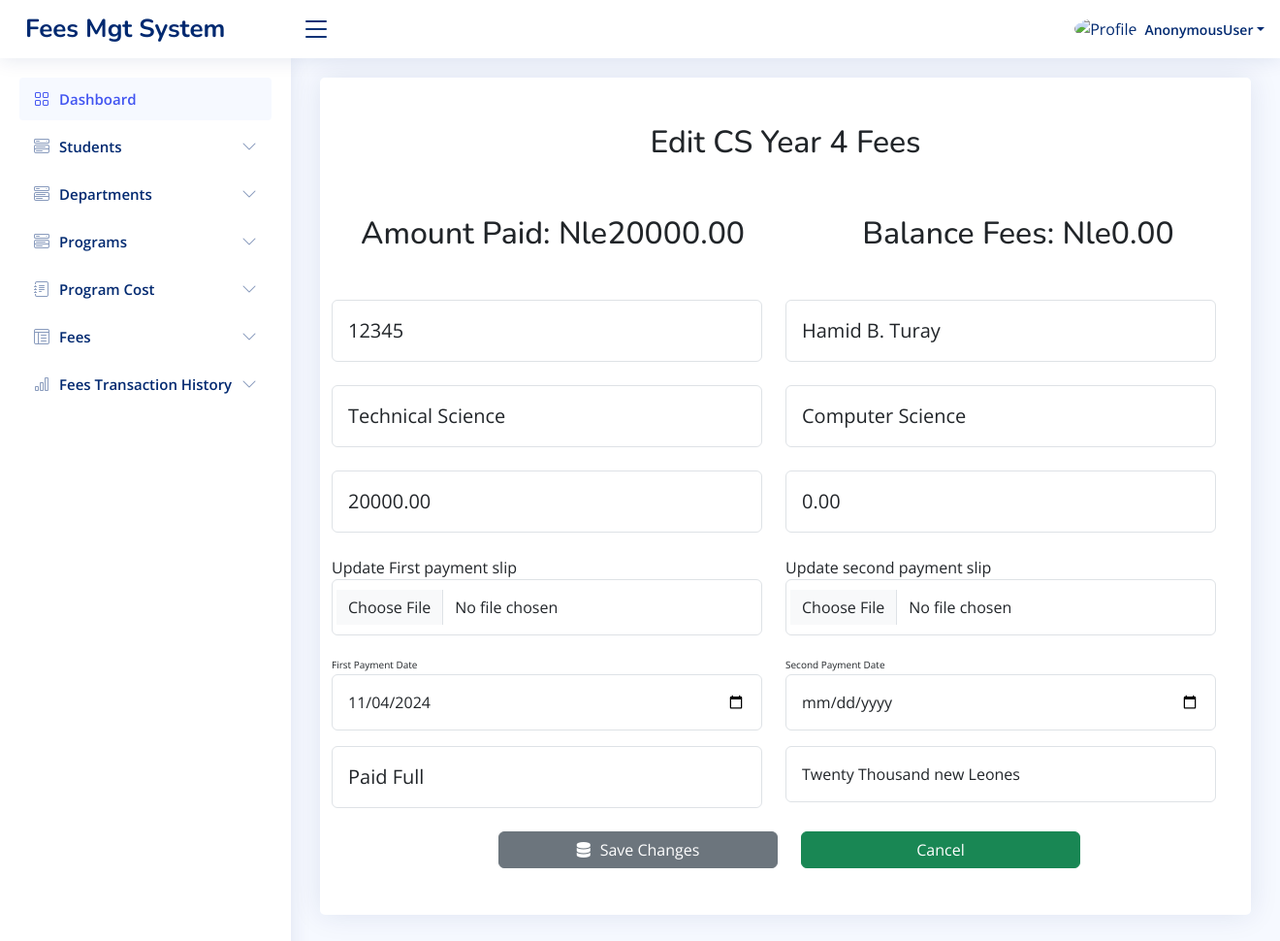
/cs_fees4/2/, run on the app's committed database.
### app/models.py (models this page shows, shortened)
class CS_Fees4(models.Model):
    student_name = models.CharField(max_length=100)
    id_number = models.CharField(max_length=20)
    program = models.ForeignKey(Programs, on_delete=models.CASCADE, related_name='cs_fees4_programs')  # Added related_name to avoid clash
    program_details = models.ForeignKey(Programs, on_delete=models.CASCADE, related_name='cs_fees4_program_details', null=True, blank=True)  # Updated related_name
    department = models.ForeignKey(Department, on_delete=models.CASCADE, related_name='cs_fees4_departments')  # Added related_name to avoid clash
    sum_of = models.CharField(max_length=200)
    paid_for = models.CharField(max_length=200, default='Tuition Fees')
    check_no = models.BigIntegerField(null=True, blank=True)
    receipt_no = models.CharField(max_length=20, unique=True, blank=True)
    amount_paid = models.DecimalField(max_digits=10, decimal_places=2)
    level = models.CharField(max_length=20, choices=LEVEL1)
    payment_date = models.DateField(null=True)
    second_payment_date = models.DateField(null=True, blank=True)
    cost_of_program = models.ForeignKey(CS_Cost4, on_delete=models.CASCADE, related_name='cs_fees4_cost_of_program_payments')  # Updated related_name
    paid_fees = models.DecimalField(max_digits=10, decimal_places=2, default=0.00)
    payment_slip = models.FileField(upload_to='payment_slips/', blank=True, null=True)
    second_payment_slip = models.FileField(upload_to='payment_slips/', blank=True, null=True)
    payment_status = models.CharField(max_length=20, choices=[
        ('Paid Full', 'Paid Full'),
        ('Incomplete Fees', 'Incomplete Fees'),
    ])
    def balance(self):
        return Decimal(self.cost_of_program.program_fees) - self.paid_fees
    from django.db import models

class CS_Cost4(models.Model):
    program_name = models.CharField(max_length=100,null=True)
    program_duration = models.PositiveIntegerField()
    program_fees = models.DecimalField(max_digits=10, decimal_places=2)
    department = models.ForeignKey(Department, on_delete=models.CASCADE)
    all_program = models.ForeignKey(Programs, on_delete=models.CASCADE)

class Department(models.Model):
    department_name = models.CharField(max_length=100)

### app/views.py (the view, shortened to what this page needs)
# urls.py: path('cs_fees4/<int:fee_id>/', views.edit_cs_fees4, name='edit_cs_fees4'),
def edit_cs_fees4(request, fee_id):
    fees_entry = get_object_or_404(CS_Fees4, id=fee_id)
    cs_cost4 = CS_Cost4.objects.all()
    departments = Department.objects.all()
    all_programs = Programs.objects.all()
    return render(request, 'edit_cs_fees4.html', {
        'fees_entry': fees_entry,
        'cs_cost4': cs_cost4,
        'departments': departments,
        'all_programs': all_programs,
    })

### templates/edit_cs_fees4.html (shortened to what this page needs)
{% load static %}
<!DOCTYPE html>
<html lang="en">
<head>
    <link href="{% static 'vendor1/bootstrap/css/bootstrap.min.css' %}" rel="stylesheet">
    <link href="{% static 'vendor1/bootstrap-icons/bootstrap-icons.css' %}" rel="stylesheet">
    <link href="{% static 'vendor1/boxicons/css/boxicons.min.css' %}" rel="stylesheet">
    <link href="{% static 'vendor1/quill/quill.snow.css' %}" rel="stylesheet">
    <link href="{% static 'vendor1/quill/quill.bubble.css' %}" rel="stylesheet">
    <link href="{% static 'vendor1/remixicon/remixicon.css' %}" rel="stylesheet">
    <link href="{% static 'vendor1/simple-datatables/style.css' %}" rel="stylesheet">
    <link rel="stylesheet" href="https://cdnjs.cloudflare.com/ajax/libs/font-awesome/6.6.0/css/all.min.css" />
    <link href="{% static 'css1/style.css' %}" rel="stylesheet">
  </head>
<body>
 <header id="header" class="header fixed-top d-flex align-items-center">
  <div class="d-flex align-items-center justify-content-between">
    <a href="{% url 'main_home' %}" class="logo d-flex align-items-center">
      <span class="d-none d-lg-block">Fees Mgt System</span>
    </a>
    <i class="bi bi-list toggle-sidebar-btn"></i>
  </div>
  <nav class="header-nav ms-auto">
    <ul class="d-flex align-items-center">
      <li class="nav-item dropdown pe-3">
        <a class="nav-link nav-profile d-flex align-items-center pe-0" href="#" data-bs-toggle="dropdown">
          <img src="{% static 'img1/cusl.png' %}" alt="Profile" class="rounded-circle">
          <span class="d-none d-md-block dropdown-toggle ps-2">{{user}}</span>
        </a>
      </li>
    </ul>
  </nav>
</header>
  <aside id="sidebar" class="sidebar">
    <ul class="sidebar-nav" id="sidebar-nav">
      <li class="nav-item">
        <a class="nav-link " href="{% url 'main_home' %}">
          <i class="bi bi-grid"></i>
          <span>Dashboard</span>
        </a>
      </li>
      <li class="nav-item">
        <a class="nav-link collapsed" data-bs-target="#components-nav" data-bs-toggle="collapse" href="#">
          <i class="bi bi-menu-button-wide"></i><span>Students</span><i class="bi bi-chevron-down ms-auto"></i>
        </a>
      </li>
      <li class="nav-item">
        <a class="nav-link collapsed" data-bs-target="#components-nav2" data-bs-toggle="collapse" href="#">
          <i class="bi bi-menu-button-wide"></i><span>Departments</span><i class="bi bi-chevron-down ms-auto"></i>
        </a>
      </li>
      <li class="nav-item">
        <a class="nav-link collapsed" data-bs-target="#components-nav1" data-bs-toggle="collapse" href="#">
          <i class="bi bi-menu-button-wide"></i><span>Programs</span><i class="bi bi-chevron-down ms-auto"></i>
        </a>
      </li>
      <li class="nav-item">
        <a class="nav-link collapsed" data-bs-target="#forms-nav" data-bs-toggle="collapse" href="#">
          <i class="bi bi-journal-text"></i><span>Program Cost</span><i class="bi bi-chevron-down ms-auto"></i>
        </a>
      </li>
      <li class="nav-item">
        <a class="nav-link collapsed" data-bs-target="#tables-nav" data-bs-toggle="collapse" href="#">
          <i class="bi bi-layout-text-window-reverse"></i><span>Fees</span><i class="bi bi-chevron-down ms-auto"></i>
        </a>
      </li>
      <li class="nav-item">
        <a class="nav-link collapsed" data-bs-target="#charts-nav" data-bs-toggle="collapse" href="#">
          <i class="bi bi-bar-chart"></i><span>Fees Transaction History</span><i class="bi bi-chevron-down ms-auto"></i>
        </a>
      </li>
    </ul>
  </aside>
  <main id="main" class="main">
    <section class="section">
      <div class="row">
        <div class="col-lg-12">
          <div class="card">
            <h2 class="text-center mt-5 mb-5">Edit CS Year 4 Fees</h2>
            <div class="container">
              <div class="row">
                <div class="col-md-6">
                  <h2 class="text-center mt-2 mb-5">Amount Paid: Nle{{ fees_entry.paid_fees }} </h2>
                </div>
                <div class="col-md-6">
                  <h2 class="text-center mt-2 mb-5">Balance Fees: Nle{{ fees_entry.balance }} </h2>
                </div>
              </div>
            </div>
        <div class="container">
          <div class="row">
            <form method="post" enctype="multipart/form-data">
              <div class="row">
                <div class="row">
                  <div class="col-md-6">
                    <input style="font-size: 20px;" type="number" name="id_number" value="{{ fees_entry.id_number }}" class="form-control shadow-none p-3">
                  </div>
                  <div class="col-md-6">
                    <input style="font-size: 20px;" type="text" name="student_name" value="{{ fees_entry.student_name }}" class="form-control shadow-none p-3">
                  </div>
                </div>
                <div class="row mt-4">
                  <div class="col-md-6">
                    <select name="department" class="form-control shadow-none p-3" style="font-size: 20px;">
                      {% for department in departments %}
                      <option value="{{ department.id }}" {% if fees_entry.department.id == department.id %}selected{% endif %}>
                        {{ department.department_name }}
                      </option>
                      {% endfor %}
                  </select>
                  </div>
                  <div class="col-md-6">
                    <select name="program" class="form-control shadow-none p-3" style="font-size: 20px;">
                      {% for program in all_programs %}
                      <option value="{{ program.id }}" {% if student.program == program %}selected{% endif %}>
                          {{ program.program_name }}
                      </option>
                      {% endfor %}
                  </select>
                  </div>
                </div>
                <div class="row mt-4">
                  <div class="col-md-6">
                    <select name="cost_of_program" class="form-control shadow-none p-3" style="font-size: 20px;">
                      {% for fee4 in cs_cost4 %}
                      <option value="{{ fee4.id }}" {% if student.program == program %}selected{% endif %}>
                          {{ fee4.program_fees }}
                      </option>
                      {% endfor %}
                  </select>
                  </div>
                  <div class="col-md-6">
                    <input style="font-size: 20px;" type="number" name="amount_paid" value="{{ fees_entry.balance }}" class="form-control shadow-none p-3">
                  </div>
                </div>
                <div class="row mt-4">
                  <div class="col-md-6">
                    <label for="file">Update First payment slip</label>
                    <input type="file" name="payment_slip" class="form-control shadow-none p-3">
                  </div>
                  <div class="col-md-6">
                    <label for="file">Update second payment slip</label>
                    <input type="file" name="second_payment_slip" class="form-control shadow-none p-3">
                  </div>
                </div>
                <div class="row mt-3">
                  <div class="col-md-6">
                    <small style="font-size: 10px;">First Payment Date</small>
                    <input type="date" id="payment_date" class="form-control shadow-none p-3" value="{{ fees_entry.payment_date|date:'Y-m-d' }}" name="payment_date">
                </div>
                  <div class="col-md-6">
                      <small style="font-size: 10px;">Second Payment Date</small>
                      <input type="date" id="second_payment_date" class="form-control shadow-none p-3" name="second_payment_date">
                  </div>
              </div>
                <div class="row mt-3">
                  <div class="col-md-6">
                    <select class="form-control shadow-none p-3" name="payment_status"  style="font-size: 20px;" required>
                        <option value="Paid Full" {% if fees_entry.payment_status == 'Paid Full' %}selected{% endif %}>Paid Full</option>
                  </select>
                </div>
                <div class="col-md-6">
                  <input type="text" class="form-control shadow-none p-3" name="sum_of" value="{{ fees_entry.sum_of }}" placeholder="Amount of fees Paid in words" required>
                </div>
                </div>
                <div class="row mb-5 mt-3 offset-md-2">
                  <div class="col-md-4">
                    <button class="btn btn-secondary w-100 mt-2" type="submit"><i class="fas fa-database" style="margin-right: 10px;"></i>Save Changes</button>
                  </div>
                  <div class="col-md-4">
                    <a href="{% url 'cs_fees4' %}"  class="btn btn-success w-100 mt-2">Cancel</a>
                  </div>
                </div>
              </div>
          </form>
        </div>
        </div>
            </div>
          </div>
        </div>
    </section>
</body>
</html>

### static/css1/style.css (style rules this page uses)
:root { scroll-behavior: smooth; }
body { font-family: "Open Sans", sans-serif; background: #f6f9ff; color: #444444; }
a { color: #4154f1; text-decoration: none; }
h1, h2, h3, h4, h5, h6 { font-family: "Nunito", sans-serif; }
#main { margin-top: 60px; padding: 20px 30px; transition: all 0.3s; }
.card { margin-bottom: 30px; border: none; border-radius: 5px; box-shadow: 0px 0 30px rgba(1, 41, 112, 0.1); }
.logo { line-height: 1; }
@media (min-width: 1200px) { .logo { width: 280px; } }
.logo span { font-size: 26px; font-weight: 700; color: #012970; font-family: "Nunito", sans-serif; }
.header { transition: all 0.5s; z-index: 997; height: 60px; box-shadow: 0px 2px 20px rgba(1, 41, 112, 0.1); background-color: #fff; padding-left: 20px; }
.header .toggle-sidebar-btn { font-size: 32px; padding-left: 10px; cursor: pointer; color: #012970; }
.header-nav ul { list-style: none; }
.header-nav>ul { margin: 0; padding: 0; }
.header-nav .nav-profile { color: #012970; }
.header-nav .nav-profile img { max-height: 36px; }
.header-nav .nav-profile span { font-size: 14px; font-weight: 600; }
.sidebar { position: fixed; top: 60px; left: 0; bottom: 0; width: 300px; z-index: 996; transition: all 0.3s; padding: 20px; overflow-y: auto; scrollbar-width: thin; scrollbar-color: #aab7cf transparent; box-shadow: 0px 0px 20px rgba(1, 41, 112, 0.1); background-color: #fff; }
@media (min-width: 1200px) { #main, #footer { margin-left: 300px; } }
.sidebar-nav { padding: 0; margin: 0; list-style: none; }
.sidebar-nav li { padding: 0; margin: 0; list-style: none; }
.sidebar-nav .nav-item { margin-bottom: 5px; }
.sidebar-nav .nav-link { display: flex; align-items: center; font-size: 15px; font-weight: 600; color: #4154f1; transition: 0.3; background: #f6f9ff; padding: 10px 15px; border-radius: 4px; }
.sidebar-nav .nav-link i { font-size: 16px; margin-right: 10px; color: #4154f1; }
.sidebar-nav .nav-link.collapsed { color: #012970; background: #fff; }
.sidebar-nav .nav-link.collapsed i { color: #899bbd; }
.sidebar-nav .nav-link .bi-chevron-down { margin-right: 0; transition: transform 0.2s ease-in-out; }

### data on the page
CS_Fees4: paid_fees "20000.00", balance "0.00", id_number "12345", student_name "Hamid B. Turay", department "Technical Science", amount_paid "0.00", payment_date "11/04/2024", payment_status "Paid Full", sum_of "Twenty Thousand new Leones"

### other printed values
{{ user }} "AnonymousUser"
form field program "Computer Science"
form field cost_of_program "20000.00"
